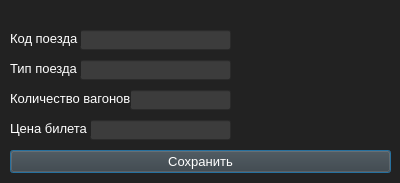
<?xml version="1.0" encoding="UTF-8"?>
<ui version="4.0">
 <class>addtrain</class>
 <widget class="QDialog" name="addtrain">
  <property name="geometry">
   <rect>
    <x>0</x>
    <y>0</y>
    <width>400</width>
    <height>183</height>
   </rect>
  </property>
  <property name="windowTitle">
   <string>Добавление</string>
  </property>
  <property name="styleSheet">
   <string notr="true">background-color: rgb(34, 34, 34);</string>
  </property>
  <widget class="QPushButton" name="pushButton">
   <property name="geometry">
    <rect>
     <x>10</x>
     <y>150</y>
     <width>381</width>
     <height>23</height>
    </rect>
   </property>
   <property name="font">
    <font>
     <pointsize>10</pointsize>
    </font>
   </property>
   <property name="styleSheet">
    <string notr="true">color: rgb(255, 255, 255);
background-color: rgb(60, 60, 60);</string>
   </property>
   <property name="text">
    <string>Сохранить</string>
   </property>
  </widget>
  <widget class="QLineEdit" name="lineEdit">
   <property name="geometry">
    <rect>
     <x>80</x>
     <y>30</y>
     <width>151</width>
     <height>20</height>
    </rect>
   </property>
   <property name="styleSheet">
    <string notr="true">background-color: rgb(60, 60,60);
color: rgb(255, 255, 255);</string>
   </property>
  </widget>
  <widget class="QLineEdit" name="lineEdit_2">
   <property name="geometry">
    <rect>
     <x>80</x>
     <y>60</y>
     <width>151</width>
     <height>20</height>
    </rect>
   </property>
   <property name="styleSheet">
    <string notr="true">background-color: rgb(60, 60,60);
color: rgb(255, 255, 255);</string>
   </property>
  </widget>
  <widget class="QLineEdit" name="lineEdit_3">
   <property name="geometry">
    <rect>
     <x>130</x>
     <y>90</y>
     <width>101</width>
     <height>20</height>
    </rect>
   </property>
   <property name="styleSheet">
    <string notr="true">background-color: rgb(60, 60,60);
color: rgb(255, 255, 255);</string>
   </property>
  </widget>
  <widget class="QLabel" name="label">
   <property name="geometry">
    <rect>
     <x>10</x>
     <y>30</y>
     <width>71</width>
     <height>16</height>
    </rect>
   </property>
   <property name="font">
    <font>
     <pointsize>10</pointsize>
    </font>
   </property>
   <property name="styleSheet">
    <string notr="true">color: rgb(255, 255, 255);</string>
   </property>
   <property name="text">
    <string>Код поезда</string>
   </property>
  </widget>
  <widget class="QLabel" name="label_2">
   <property name="geometry">
    <rect>
     <x>10</x>
     <y>60</y>
     <width>71</width>
     <height>16</height>
    </rect>
   </property>
   <property name="font">
    <font>
     <pointsize>10</pointsize>
    </font>
   </property>
   <property name="styleSheet">
    <string notr="true">color: rgb(255, 255, 255);</string>
   </property>
   <property name="text">
    <string>Тип поезда</string>
   </property>
  </widget>
  <widget class="QLabel" name="label_3">
   <property name="geometry">
    <rect>
     <x>10</x>
     <y>90</y>
     <width>121</width>
     <height>16</height>
    </rect>
   </property>
   <property name="font">
    <font>
     <pointsize>10</pointsize>
    </font>
   </property>
   <property name="styleSheet">
    <string notr="true">color: rgb(255, 255, 255);</string>
   </property>
   <property name="text">
    <string>Количество вагонов</string>
   </property>
  </widget>
  <widget class="QLineEdit" name="lineEdit_4">
   <property name="geometry">
    <rect>
     <x>90</x>
     <y>120</y>
     <width>141</width>
     <height>20</height>
    </rect>
   </property>
   <property name="styleSheet">
    <string notr="true">background-color: rgb(60, 60,60);
color: rgb(255, 255, 255);</string>
   </property>
  </widget>
  <widget class="QLabel" name="label_4">
   <property name="geometry">
    <rect>
     <x>10</x>
     <y>120</y>
     <width>81</width>
     <height>16</height>
    </rect>
   </property>
   <property name="font">
    <font>
     <pointsize>10</pointsize>
    </font>
   </property>
   <property name="styleSheet">
    <string notr="true">color: rgb(255, 255, 255);</string>
   </property>
   <property name="text">
    <string>Цена билета</string>
   </property>
  </widget>
 </widget>
 <resources/>
 <connections/>
</ui>
